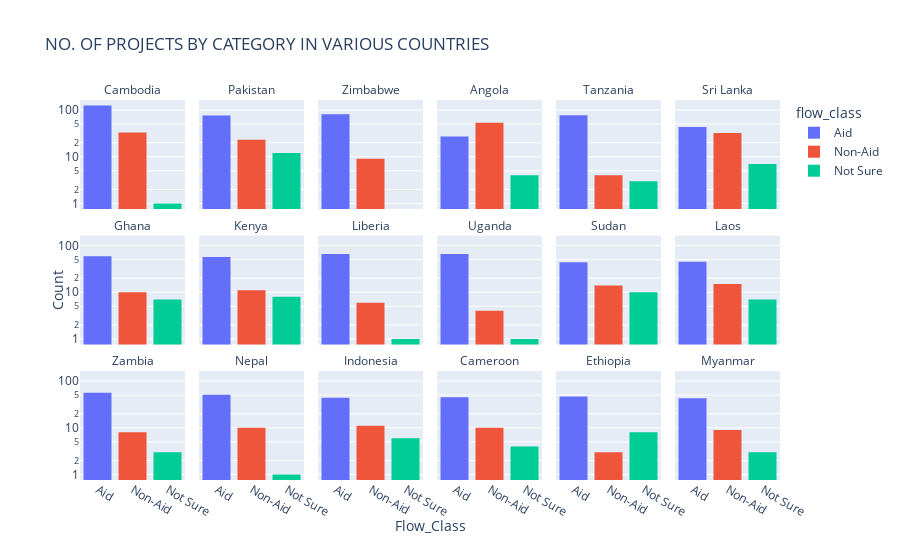

Notebook cell for this chart:
### Code cell
ms_c = ms_dp.sort_values(by=['project_count'], ascending=False)
ms_c = ms_c.loc[ms_c['country'].isin(['Pakistan','Cambodia','Zimbabwe','Angola','Tanzania','Sri Lanka','Ghana','Kenya',
                                      'Liberia','Uganda','Sudan','Laos','Zambia','Nepal','Indonesia', 'Ethiopia', 'Myanmar','Cameroon'])]

ms_c
fig = px.histogram(ms_c, x = 'flow_class', title = 'NO. OF PROJECTS BY CATEGORY IN VARIOUS COUNTRIES', color ='flow_class', facet_col ='country',facet_col_wrap=6, log_y=True )
fig.for_each_annotation(lambda a: a.update(text=a.text.split("=")[-1]))

for axis in fig.layout:
    if type(fig.layout[axis]) == go.layout.YAxis:
        fig.layout[axis].title.text = ''
        
for axis in fig.layout:
    if type(fig.layout[axis]) == go.layout.XAxis:
        fig.layout[axis].title.text = ''
        
fig.update_layout(
    # keep the original annotations and add a list of new annotations:
    annotations = list(fig.layout.annotations) + [
        dict(
            x=0.5,
            y=-0.15,
            font=dict(
                size=14
            ),
            showarrow=False,
            text="Flow_Class",
            xref="paper",
            yref="paper"
        ),
        dict(
            x=-0.05,
            y=0.5,
            font=dict(
                size=14
            ),
            showarrow=False,
            text="Count",
            textangle=-90,
            xref="paper",
            yref="paper"
        )
    ]
)

fig.show()
